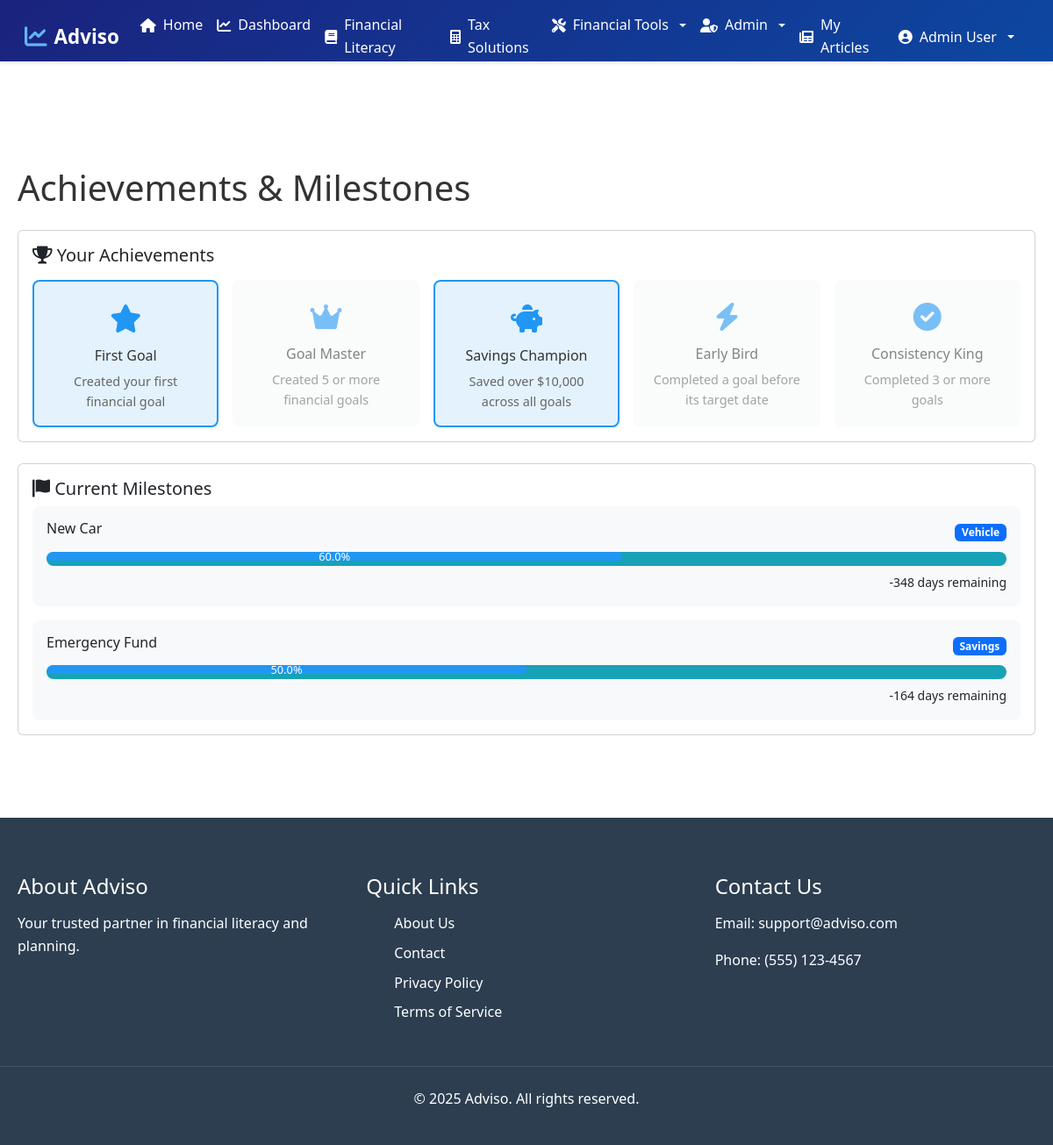
Page /achievements.php (signed in) on the committed database.
### tables this page shows
CREATE TABLE `financial_goals` (
  `id` int(11) NOT NULL,
  `user_id` int(11) NOT NULL,
  `title` varchar(255) NOT NULL,
  `description` text DEFAULT NULL,
  `target_amount` decimal(15,2) NOT NULL,
  `saved_amount` decimal(15,2) DEFAULT 0.00,
  `target_date` date DEFAULT NULL,
  `status` enum('active','completed','cancelled') DEFAULT 'active',
  `category` varchar(50) DEFAULT NULL,
  `priority` enum('low','medium','high') DEFAULT 'medium',
  `created_at` timestamp NOT NULL DEFAULT current_timestamp(),
  `updated_at` timestamp NOT NULL DEFAULT current_timestamp() ON UPDATE current_timestamp()
);

### achievements.php (the view, shortened to what this page needs)
<?php
require_once 'config/config.php';
$stmt = $conn->prepare("
    SELECT
        g.*,
        (g.saved_amount / g.target_amount * 100) as progress_percentage,
        DATEDIFF(g.target_date, CURDATE()) as days_remaining
    FROM financial_goals g
    WHERE g.user_id = ?
    ORDER BY g.target_date ASC
");
$stmt->bind_param("i", $_SESSION['user_id']);
if (!$stmt->execute()) {
    die("Error executing statement: " . $stmt->error);
}
$result = $stmt->get_result();
$goals = $result->fetch_all(MYSQLI_ASSOC);
$achievements = [
    'first_goal' => false,
    'goal_master' => false,
    'savings_champion' => false,
    'early_bird' => false,
    'consistency_king' => false
];
$total_saved = 0;
foreach ($goals as $goal) {
    $total_saved += $goal['saved_amount'];
}
if (count($goals) > 0) {
    $achievements['first_goal'] = true;
}
if ($total_saved >= 10000) {
    $achievements['savings_champion'] = true;
}
$milestones = [];
foreach ($goals as $goal) {
    if ($goal['progress_percentage'] >= 25 && $goal['progress_percentage'] < 100) {
        $milestones[] = [
            'title' => $goal['title'],
            'progress' => $goal['progress_percentage'],
            'days_remaining' => $goal['days_remaining'],
            'category' => $goal['category']
        ];
    }
}
include 'includes/header.php';
?>
<div class="container">
    <h1 class="mb-4">Achievements & Milestones</h1>
    <div class="row mb-4">
        <div class="col-12">
            <div class="card">
                <div class="card-body">
                    <h5 class="card-title">
                        <i class="fas fa-trophy"></i> Your Achievements
                    </h5>
                    <div class="achievements-grid">
                        <div class="achievement-item <?php echo $achievements['first_goal'] ? 'unlocked' : ''; ?>">
                            <div class="achievement-icon">
                                <i class="fas fa-star"></i>
                            </div>
                            <h6>First Goal</h6>
                            <p>Created your first financial goal</p>
                        </div>
                        <div class="achievement-item <?php echo $achievements['goal_master'] ? 'unlocked' : ''; ?>">
                            <div class="achievement-icon">
                                <i class="fas fa-crown"></i>
                            </div>
                            <h6>Goal Master</h6>
                            <p>Created 5 or more financial goals</p>
                        </div>
                        <div class="achievement-item <?php echo $achievements['savings_champion'] ? 'unlocked' : ''; ?>">
                            <div class="achievement-icon">
                                <i class="fas fa-piggy-bank"></i>
                            </div>
                            <h6>Savings Champion</h6>
                            <p>Saved over $10,000 across all goals</p>
                        </div>
                        <div class="achievement-item <?php echo $achievements['early_bird'] ? 'unlocked' : ''; ?>">
                            <div class="achievement-icon">
                                <i class="fas fa-bolt"></i>
                            </div>
                            <h6>Early Bird</h6>
                            <p>Completed a goal before its target date</p>
                        </div>
                        <div class="achievement-item <?php echo $achievements['consistency_king'] ? 'unlocked' : ''; ?>">
                            <div class="achievement-icon">
                                <i class="fas fa-check-circle"></i>
                            </div>
                            <h6>Consistency King</h6>
                            <p>Completed 3 or more goals</p>
                        </div>
                    </div>
                </div>
            </div>
        </div>
    </div>
    <div class="row">
        <div class="col-12">
            <div class="card">
                <div class="card-body">
                    <h5 class="card-title">
                        <i class="fas fa-flag"></i> Current Milestones
                    </h5>
                    <?php if (empty($milestones)): ?>
                        <p class="text-center">No active milestones</p>
                    <?php else: ?>
                        <div class="milestones-list">
                            <?php foreach ($milestones as $milestone): ?>
                                <div class="milestone-item">
                                    <div class="milestone-header">
                                        <h6><?php echo htmlspecialchars($milestone['title']); ?></h6>
                                        <span class="badge bg-primary"><?php echo $milestone['category']; ?></span>
                                    </div>
                                    <div class="milestone-progress">
                                        <div class="progress">
                                            <div class="progress-bar" role="progressbar"
                                                 style="width: <?php echo $milestone['progress']; ?>%">
                                                <?php echo number_format($milestone['progress'], 1); ?>%
                                            </div>
                                        </div>
                                    </div>
                                    <div class="milestone-footer">
                                        <small><?php echo $milestone['days_remaining']; ?> days remaining</small>
                                    </div>
                                </div>
                            <?php endforeach; ?>
                        </div>
                    <?php endif; ?>
                </div>
            </div>
        </div>
    </div>
</div>
<?php include 'includes/footer.php'; ?>

### assets/css/style.css (style rules this page uses)
* { margin: 0; padding: 0; box-sizing: border-box; }
body { font-family: 'Segoe UI', Tahoma, Geneva, Verdana, sans-serif; line-height: 1.6; color: #333; padding-top: 90px; min-height: 100vh; }
.container { max-width: 1200px; margin: 0 auto; padding: 30px 20px; }
.progress-bar { background: #e9ecef; border-radius: 10px; height: 10px; overflow: hidden; margin-bottom: 0.5rem; }
.progress { background: #17a2b8; height: 100%; transition: width 0.3s ease; }

### includes/header.php (style rules this page uses)
body { margin-top: 70px; }

### achievements.php (style rules this page uses)
.achievements-grid { display: grid; grid-template-columns: repeat(auto-fit, minmax(200px, 1fr)); gap: 1rem; margin-top: 1rem; }
.achievement-item { text-align: center; padding: 1rem; border-radius: 8px; background: #f8f9fa; transition: all 0.3s ease; }
.achievement-item.unlocked { background: #e3f2fd; border: 2px solid #2196f3; }
.achievement-item:not(.unlocked) { opacity: 0.6; }
.achievement-icon { font-size: 2rem; margin-bottom: 0.5rem; color: #2196f3; }
.achievement-item h6 { margin-bottom: 0.5rem; color: #333; }
.achievement-item p { font-size: 0.9rem; color: #666; margin-bottom: 0; }
.milestones-list { display: flex; flex-direction: column; gap: 1rem; }
.milestone-item { padding: 1rem; border-radius: 8px; background: #f8f9fa; transition: transform 0.2s; }
.milestone-header { display: flex; justify-content: space-between; align-items: center; margin-bottom: 0.5rem; }
.milestone-progress { margin: 0.5rem 0; }
.milestone-footer { display: flex; justify-content: flex-end; }
.progress { height: 1rem; border-radius: 0.5rem; }
.progress-bar { background-color: #2196f3; border-radius: 0.5rem; color: white; font-size: 0.8rem; line-height: 1rem; text-align: center; }
.card { transition: transform 0.2s; }

### rows in the picture
financial_goals: title "New Car", category "Vehicle", $milestone['progress'] 60.000000 (drawn), progress "60.0", days_remaining "-348"
financial_goals: title "Emergency Fund", category "Savings", $milestone['progress'] 50.000000 (drawn), progress "50.0", days_remaining "-164"

### other values in the picture
$_SESSION['name'] "Admin User"
